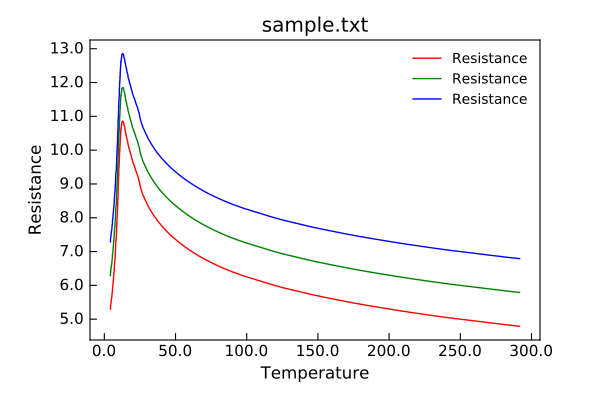

Reproduce this figure in Python.
"""Simple ploting with a template."""
from Stoner import Data
from Stoner.plot.formats import DefaultPlotStyle
from cycler import cycler

p = Data("sample.txt", setas="xy", template=DefaultPlotStyle())
p.template(axes__prop_cycle=cycler("color", ["r", "g", "b"]))
p.plot()
p.y += 1.0
p.plot()
p.y += 1.0
p.plot()
